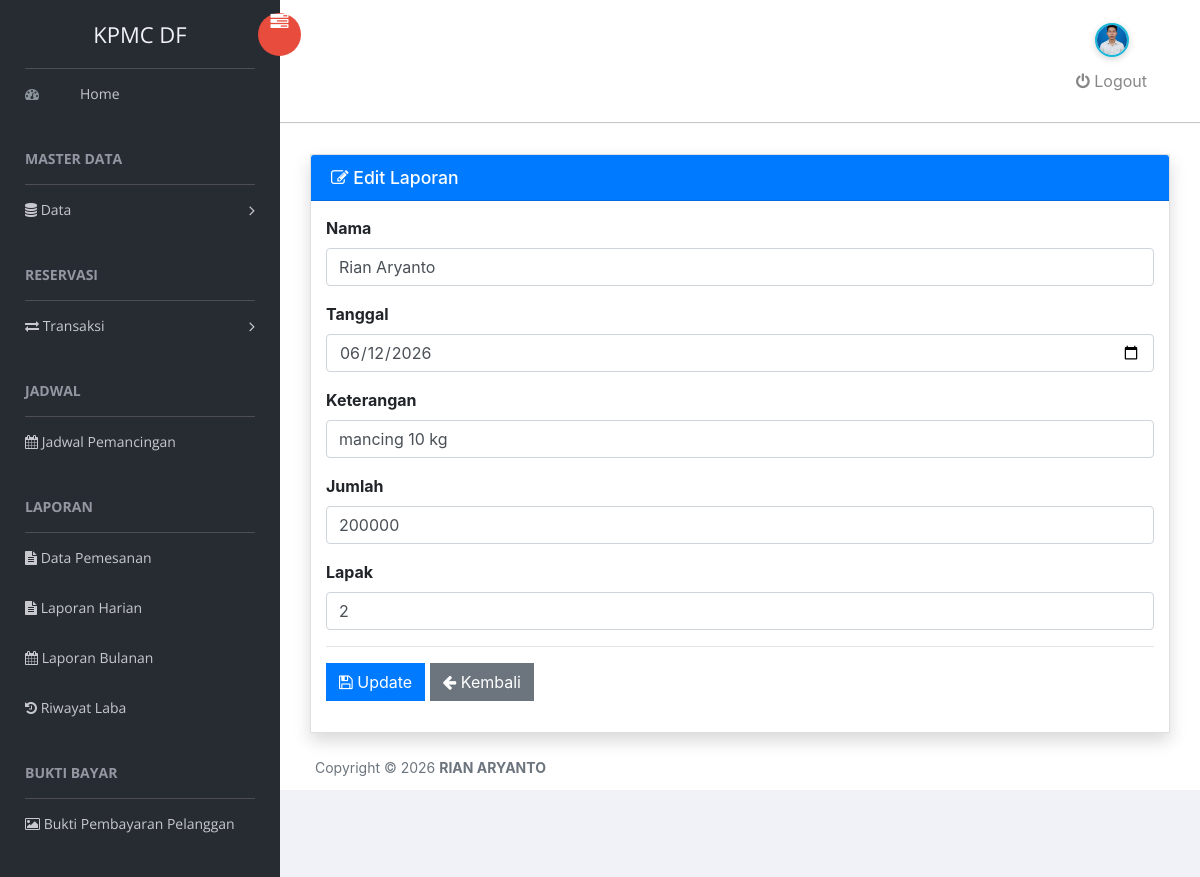
The page /index.php/Laporan/edit/5 on the database its author committed.
### tables this page shows
CREATE TABLE `laporan_harian` (
  `id` int(11) NOT NULL,
  `tanggal` date DEFAULT NULL,
  `hari_pemancingan` varchar(50) NOT NULL,
  `jam_pemancingan` varchar(50) NOT NULL,
  `keterangan` varchar(255) DEFAULT NULL,
  `jumlah` varchar(11) DEFAULT NULL,
  `nama` varchar(100) DEFAULT NULL,
  `lapak` int(10) DEFAULT NULL
);

### application/controllers/Laporan.php (called while the page is built, shortened)
<?php
class Laporan extends CI_Controller
{
    public function edit($id)
    {
        $data['laporan'] =
            $this->db
            ->get_where('laporan_harian', ['id' => $id])
            ->row();
        $this->load->view('laporan/edit', $data);
    }
}

### index.php (called while the page is built, shortened)
<?php
require_once BASEPATH.'core/CodeIgniter.php';

### application/views/laporan/edit.php (the view, shortened to what this page needs)
<head>
   <link rel="stylesheet" href="https://cdnjs.cloudflare.com/ajax/libs/font-awesome/4.7.0/css/font-awesome.min.css">
    <link rel="stylesheet" href="<?= base_url('assets/vendors/bootstrap/dist/css/bootstrap.min.css'); ?>">
    <link rel="stylesheet" href="<?= base_url('assets/css/style.css'); ?>">
</head>
<div class="content mt-3">
    <div class="card shadow">
        <div class="card-header bg-primary text-white">
            <h4 class="mb-0">
                <i class="fa fa-edit"></i>
                Edit Laporan
            </h4>
        </div>
        <div class="card-body">
            <form action="<?= site_url('Laporan/update') ?>" method="post">
                <div class="form-group">
                    <label><b>Nama</b></label>
                    <input type="text"
                        name="nama"
                        value="<?= $laporan->nama ?>"
                        class="form-control"
                        required>
                </div>
                <div class="form-group">
                    <label><b>Tanggal</b></label>
                    <input type="date"
                        name="tanggal"
                        value="<?= $laporan->tanggal ?>"
                        class="form-control"
                        required>
                </div>
                <div class="form-group">
                    <label><b>Keterangan</b></label>
                    <input type="text"
                        name="keterangan"
                        value="<?= $laporan->keterangan ?>"
                        class="form-control"
                        required>
                </div>
                <div class="form-group">
                    <label><b>Jumlah</b></label>
                    <input type="number"
                        name="jumlah"
                        value="<?= $laporan->jumlah ?>"
                        class="form-control"
                        required>
                </div>
                <div class="form-group">
                    <label><b>Lapak</b></label>
                    <input type="number"
                        name="lapak"
                        value="<?= $laporan->lapak ?>"
                        class="form-control"
                        required>
                </div>
                <hr>
                <button type="submit" class="btn btn-primary">
                    <i class="fa fa-save"></i> Update
                </button>
                <a href="<?= site_url('Laporan/data') ?>" class="btn btn-secondary">
                    <i class="fa fa-arrow-left"></i> Kembali
                </a>
            </form>
        </div>
    </div>
</div>

### application/views/template/header.php (style rules this page uses)
html, body { height: 100%; }

### rows shown on the page
laporan_harian: nama "Rian Aryanto", tanggal "06/12/2026", keterangan "mancing 10 kg", jumlah "200000", lapak "2"
